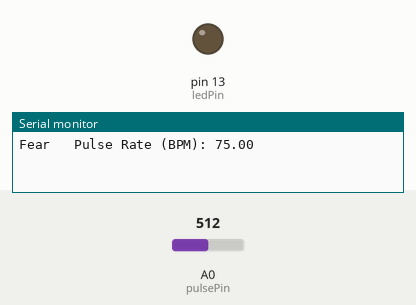
This sketch was run on a simulated Arduino Uno, built with avr-gcc and run on an emulated ATmega328P. On the bench: output pins drawn as LEDs (lit = HIGH), the last lines printed to the serial monitor. Dashed ring = blinking. The inputs (shaded band) are chosen by the test bench; at power-on: A0 (pulsePin) = 512.

Above: at 1.2 s.
1.3 s: A0 (pulsePin) set to 0
At 2.4 s:
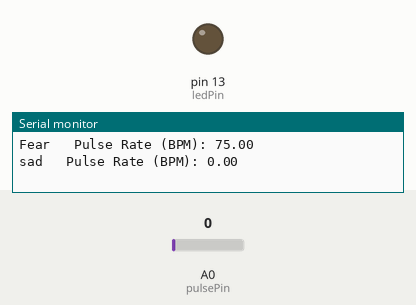
4.3 s: A0 (pulsePin) set to 716
At 5.45 s:
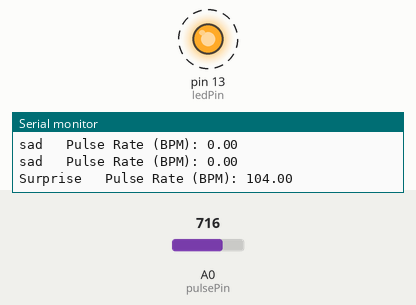
10.1 s: A0 (pulsePin) set to 88
At 10.7 s:
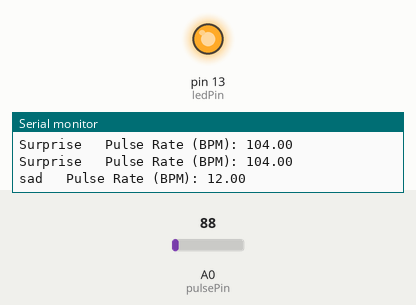
11.8 s: A0 (pulsePin) set to 76
Timing chart, 0 to 14.8 s (numbered marks = the images above; inputs shaded):
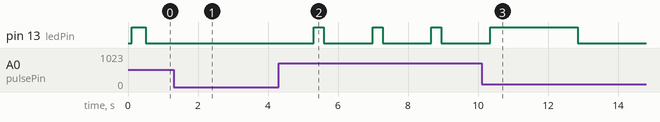

The sketch:

Arduino_PulseSensor.ino
```cpp
const int pulsePin = A0;  // Pulse sensor analog pin
const int ledPin = 13;   // LED pin for visual indication

const int numSamples = 10;   // Number of pulse samples to average
int samples[numSamples];     // Array to store pulse samples
int pulseCount = 0;          // Number of pulses counted
float pulseRate = 0;         // Calculated pulse rate in beats per minute (BPM)
float averageBPM = 0;        // Average BPM value

void setup() {
  Serial.begin(9600);
  pinMode(ledPin, OUTPUT);
}

void loop() {
  // Read pulse samples
  for (int i = 0; i < numSamples; i++) {
    samples[i] = analogRead(pulsePin);
    delay(10);
  }

  // Calculate average pulse rate
  pulseCount = 0;
  for (int i = 0; i < numSamples; i++) {
    pulseCount += samples[i];
  }
  pulseRate = pulseCount / numSamples;

  // Convert pulse rate to beats per minute (BPM)
  averageBPM = map(pulseRate, 0, 1023, 0, 150);

  if(averageBPM<70){
    Serial.print("sad   ");
  }
  else if(averageBPM<80){
    Serial.print("Fear   ");
  }
  else if(averageBPM<90){
    Serial.print("Angry   ");
  }
  else if(averageBPM<100){
    Serial.print("Happy   ");
  }
  else{
    Serial.print("Surprise   ");
  }
  // Print pulse rate in BPM
  Serial.print("Pulse Rate (BPM): ");
  Serial.println(averageBPM);

  // Display pulse rate using LED
  flashLED(averageBPM);

  delay(1000);  // Adjust delay as needed
}

void flashLED(float bpm) {
  int delayTime = 60000 / bpm;  // Calculate delay time based on BPM

  digitalWrite(ledPin, HIGH);
  delay(delayTime / 2);
  digitalWrite(ledPin, LOW);
  delay(delayTime / 2);
}
```

Measured:
- after the input at 1.3 s, pin 13 (ledPin): stays LOW (without the input it goes to HIGH after 0.70 s)
- after the input at 4.3 s, pin 13 (ledPin): alternates HIGH for 0.29 s and LOW for 1.4 s, starting after 1.0 s
- after the input at 10.1 s, pin 13 (ledPin): goes on until 10.3 s, then stays HIGH
